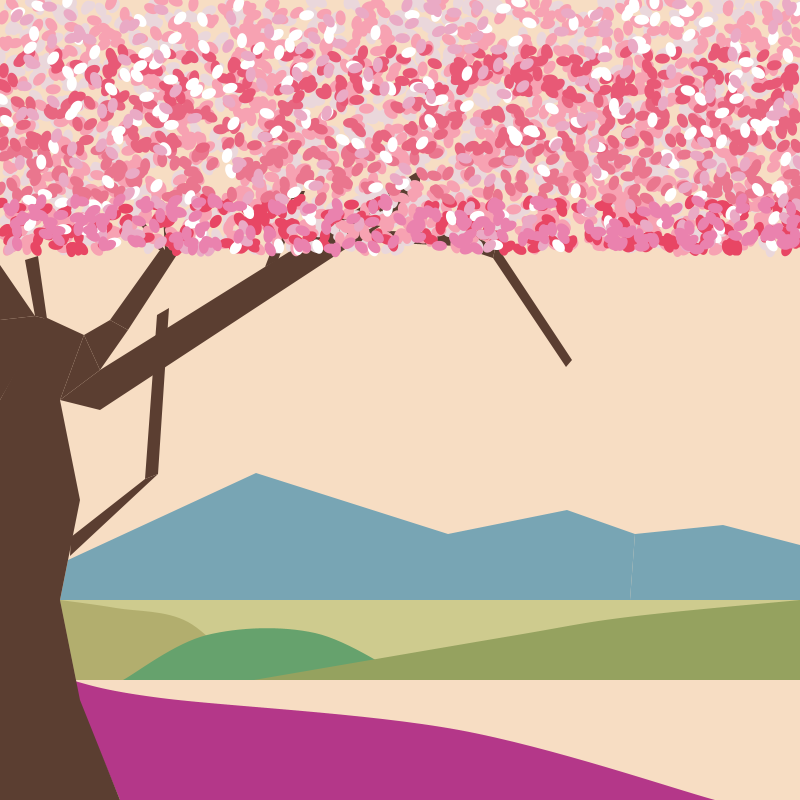
Frame 1 (no input)
Frame 60 (the mouse pressed at the canvas centre just before this capture): identical to frame 1, image omitted
Frame 120 (the mouse held since frame 60 and released just before this capture): identical to frame 1, image omitted

The Processing sketch that drew this single still picture (run headless with seeded random() and noise(); from frame 60 on, the mouse is pressed at the canvas centre):

// Processing sketch: Memory_Vessel_4
// ── Memory_Vessel_4.pde
//Johnson Xia
//2-1
//April 24th, 2026
color brown  =  #5b3e31;
color blue   =  #78A5B4;
color purple =  #B43789;

void setup() {
  size(800, 800);
  background(247, 221, 195);
  //bakcground
  noStroke();
  fill(blue);
  beginShape();
  vertex(60, 600);
  vertex(68, 560);
  vertex(256, 473);
  vertex(448, 534);
  vertex(448, 600);
  endShape(CLOSE);
  beginShape();
  vertex(448, 534);
  vertex(448, 600);
  vertex(630, 600);
  vertex(635, 534);
  vertex(567, 510);
  endShape(CLOSE);
  beginShape();
  vertex(635, 534);
  vertex(630, 600);
  vertex(800, 600);
  vertex(800, 545);
  vertex(723, 525);
  endShape(CLOSE);
  fill(206, 203, 142);
  rect(60, 600, 740, 80);
  fill(178, 174, 110);
  beginShape();
  curveVertex(76, 680);
  curveVertex(76, 680);
  curveVertex(60, 600);
  curveVertex(60, 600);
  curveVertex(116, 608);
  curveVertex(188, 622);
  curveVertex(249, 680);
  curveVertex(249, 680);
  endShape(CLOSE);
  fill(102, 162, 109);
  beginShape();
  curveVertex(123, 680);
  curveVertex(123, 680);
  curveVertex(207, 635);
  curveVertex(315, 633);
  curveVertex(410, 680);
  curveVertex(410, 680);
  endShape(CLOSE);
  fill(purple);
  beginShape();
  curveVertex(120, 800);
  curveVertex(120, 800);
  curveVertex(70, 680);
  curveVertex(70, 680);
  curveVertex(161, 698);
  curveVertex(459, 730);
  curveVertex(715, 800);
  curveVertex(715, 800);
  endShape(CLOSE);
  fill(149, 162, 95);
  beginShape();
  curveVertex(254, 680);
  curveVertex(254, 680);
  curveVertex(511, 636);
  curveVertex(628, 617);
  curveVertex(800, 600);
  curveVertex(800, 600);
  curveVertex(800, 680);
  curveVertex(800, 680);
  endShape(CLOSE);

  //tree trunk and branches
  noStroke();
  fill(brown);
  beginShape();
  vertex(0, 800);
  vertex(120, 800);
  vertex(80, 700);
  vertex(0, 700);
  endShape(CLOSE);
  beginShape();
  vertex(80, 700);
  vertex(0, 700);
  vertex(0, 600);
  vertex(60, 600);
  endShape(CLOSE);
  beginShape();
  vertex(0, 600);
  vertex(60, 600);
  vertex(80, 500);
  vertex(0, 500);
  endShape(CLOSE);
  beginShape();
  vertex(80, 500);
  vertex(0, 500);
  vertex(0, 400);
  vertex(60, 400);
  endShape(CLOSE);
  beginShape();
  vertex(60, 400);
  vertex(100, 410);
  vertex(100, 370);
  endShape(CLOSE);
  beginShape();
  vertex(100, 410);
  vertex(100, 370);
  vertex(420, 170);
  vertex(420, 200);
  endShape(CLOSE);
  beginShape();
  vertex(60, 400);
  vertex(100, 370);
  vertex(84, 335);
  endShape(CLOSE);
  beginShape();
  vertex(84, 335);
  vertex(100, 370);
  vertex(128, 330);
  vertex(110, 320);
  endShape(CLOSE);
  beginShape();
  vertex(110, 320);
  vertex(128, 330);
  vertex(180, 250);
  vertex(160, 250);
  endShape(CLOSE);
  beginShape();
  vertex(84, 335);
  vertex(60, 400);
  vertex(0, 400);
  vertex(45, 317);
  endShape(CLOSE);
  beginShape();
  vertex(47, 319);
  vertex(35, 316);
  vertex(25, 260);
  vertex(38, 256);
  endShape(CLOSE);
  beginShape();
  vertex(35, 316);
  vertex(47, 319);
  vertex(0, 400);
  vertex(0, 320);
  endShape(CLOSE);
  beginShape();
  vertex(35, 316);
  vertex(0, 320);
  vertex(0, 265);
  endShape(CLOSE);
  beginShape();
  vertex(354, 241);
  vertex(365, 230);
  vertex(464, 234);
  vertex(457, 246);
  endShape();
  beginShape();
  vertex(464, 234);
  vertex(457, 246);
  vertex(493, 258);
  vertex(496, 245);
  endShape(CLOSE);
  beginShape();
  vertex(493, 258);
  vertex(496, 245);
  vertex(572, 360);
  vertex(566, 367);
  endShape(CLOSE);
  beginShape();
  vertex(159, 250);
  vertex(135, 217);
  vertex(138, 214);
  vertex(165, 250);
  endShape(CLOSE);
  beginShape();
  vertex(165, 250);
  vertex(163, 215);
  vertex(169, 215);
  vertex(170, 250);
  endShape(CLOSE);
  beginShape();
  vertex(265, 267);
  vertex(294, 191);
  vertex(305, 191);
  vertex(278, 260);
  endShape(CLOSE);
  beginShape(); 
  vertex(71, 537); 
  vertex(145, 479); 
  vertex(158, 474); 
  vertex(70, 556); 
  endShape(CLOSE); 
  beginShape(); 
  vertex(145, 479); 
  vertex(158, 474); 
  vertex(169, 308); 
  vertex(157, 315); 
  endShape(CLOSE); 
  
//petals
fill(234, 215, 219);
for (int x = 0; x < 1000; x=x+1) {
  pushMatrix();
  translate(random(0, width), random(0, 250));
  rotate( random(0, TWO_PI));
  ellipse( 0, 0, 15, 10);
  popMatrix();
}
fill(247, 162, 178);
for (int x = 0; x < 1000; x=x+1) {
  pushMatrix();
  translate(random(0, width), random(0, 250));
  rotate( random(0, TWO_PI));
  ellipse( 0, 0, 15, 10);
  popMatrix();
}
fill(232, 70, 100);
for (int i = 0; i < 200; i=i+1) {
  pushMatrix();
  translate(random(0, width), random(200, 250));
  rotate( random(0, TWO_PI));
  ellipse( 0, 0, 15, 10);
  popMatrix();
}
fill(234, 118, 142);
for (int i = 0; i < 200; i=i+1) {
  pushMatrix();
  translate(random(0, width), random(150, 200));
  rotate( random(0, TWO_PI));
  ellipse( 0, 0, 15, 10);
  popMatrix();
}

fill(232, 102, 128);
for (int i = 0; i < 200; i=i+1) {
  pushMatrix();
  translate(random(0, width), random(100, 150));
  rotate( random(0, TWO_PI));
  ellipse( 0, 0, 15, 10);
  popMatrix();
}
fill(232, 89, 118);
for (int i = 0; i < 200; i=i+1) {
  pushMatrix();
  translate(random(0, width), random(50, 100));
  rotate( random(0, TWO_PI));
  ellipse( 0, 0, 15, 10);
  popMatrix();
}
fill(255);
for (int i = 0; i < 200; i=i+1) {
  pushMatrix();
  translate(random(0, width), random(0, 250));
  rotate( random(0, TWO_PI));
  ellipse( 0, 0, 15, 10);
  popMatrix();
}
fill(234, 170, 197);
for (int i = 0; i < 200; i=i+1) {
  pushMatrix();
  translate(random(0, width), random(0, 250));
  rotate( random(0, TWO_PI));
  ellipse( 0, 0, 15, 10);
  popMatrix();
}
fill(234, 130, 174);
for (int i = 0; i < 200; i=i+1) {
  pushMatrix();
  translate(random(0, width), random(200, 250));
  rotate( random(0, TWO_PI));
  ellipse( 0, 0, 15, 10);
  popMatrix();
}
}
void draw() {
  println(mouseX, mouseY);
}
